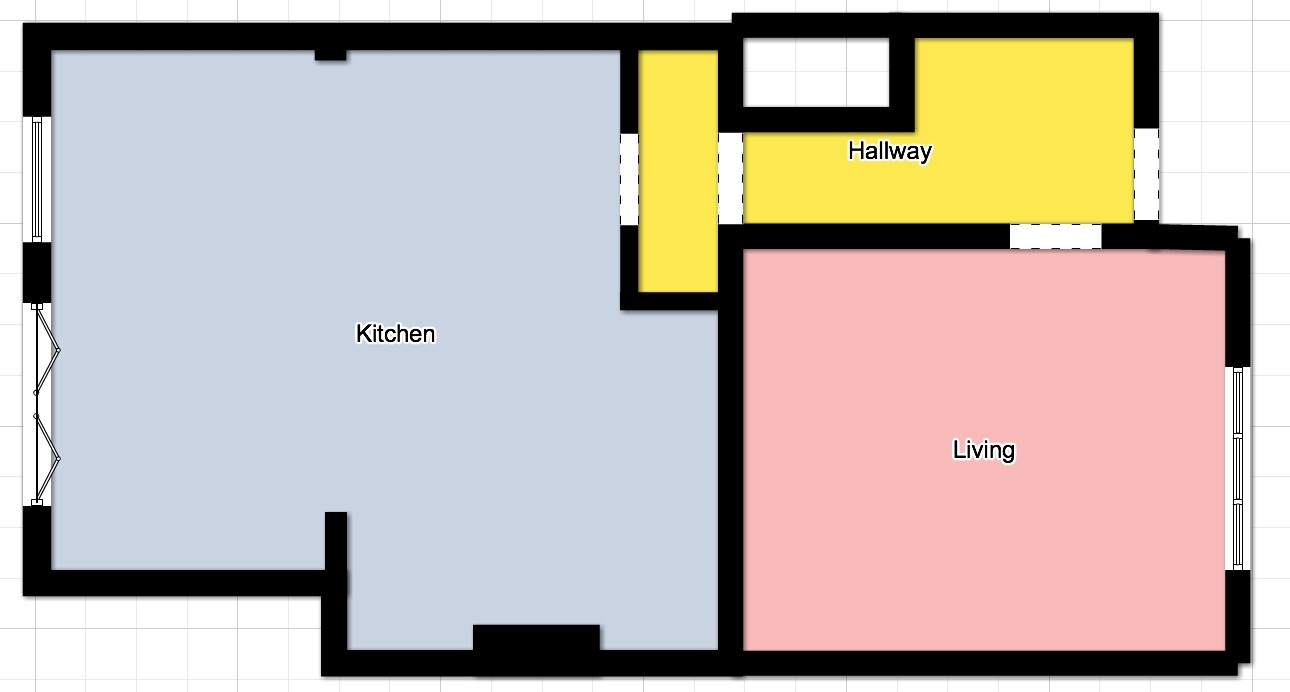
#> input picture configuration/floorplan1.jpg, 1290 x 692 px, found by its file name
$ python untitled.py   (Python 2 division)
#> lines starting #> are read from the running program, lines starting #| are printed output that depends on the picture; after the words box and inside, x2 and y2 are one past the last pixel; in counts of white or black regions, pixels touching at a corner belong together
import json

import cv2
import numpy as np


img = cv2.imread('./floorplan1.jpg')
#> img is the input picture: shape (692, 1290, 3); mean B, G, R 178.4, 185.3, 196.5


blankimg = np.zeros(img.shape).astype('uint8')
blankimg = 255-blankimg
#image scale is 1 pixel per cm
SCALE = 100

# Define Rooms as Bounding Boxes

# It is possible to identify the Hall, Kitchen and Living room seperately using the Saturation peaks
# [10,50], [50,100], [150,200] however using 0 gives good approximation for rooms.
# decided to use colours of rooms to seperate and create polygons for each room in-order to comply with GeoJSON


# References
# To create floor plan
# http://floorplanner.com/projects/21421335-open-plan/edit#assets
# To process image
# http://www.shervinemami.info/blobs.html
# http://opencvpython.blogspot.co.uk/2013/01/contours-5-hierarchy.html
# json is used to store the polygons


room_colour_filter = {'kitchen':(226,211,202), 'hall':(79,233,252), 'living_room':(186,187,248)}
kernel = np.ones((50,50),'uint8')
rooms = {}
for k,v in room_colour_filter.items():
    thresh = cv2.inRange(img,v,v)
    # manipulate image to improve edge detection
    thresh = cv2.dilate(thresh,kernel)
    thresh = cv2.blur(thresh,(10,10))

    #Get contours for room; Only get external contours
    contours,hierarchy = cv2.findContours(thresh,cv2.RETR_EXTERNAL,cv2.CHAIN_APPROX_SIMPLE)

    # there should only be 1
    for a, cnt in enumerate(contours):
        area = cv2.contourArea(cnt)
        x,y,w,h = cv2.boundingRect(cnt)
        approx = cv2.approxPolyDP(cnt,10,True)
        rooms[k]= {'bbox':[x,y,w,h],'cnt':approx.tolist(),'area':area,'colour':v}
        #draw on blank image for demonstration purposes
        cv2.drawContours(blankimg,[cnt],-1,v,-1)
#> this loop made 3 passes
#> pass 1, `thresh = cv2.blur(thresh,(10,10))`:
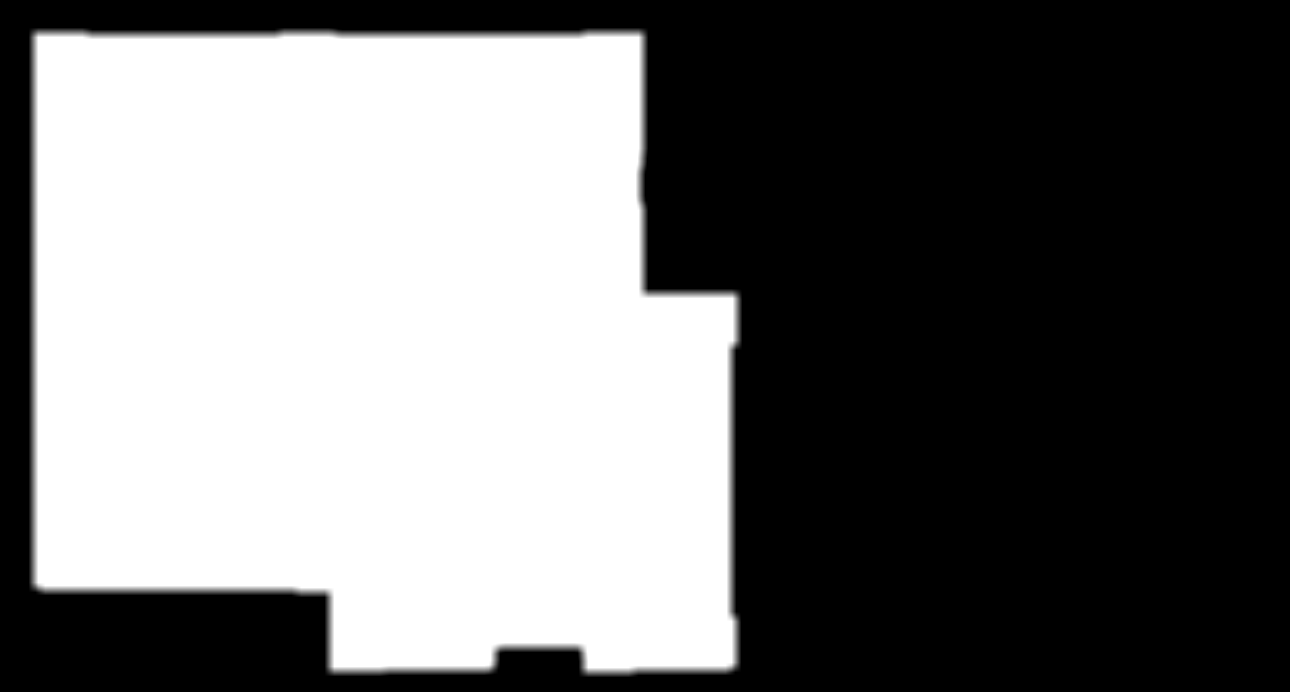
#> thresh: shape (692, 1290); min 0, max 255, mean 113.2
#> after the loop:
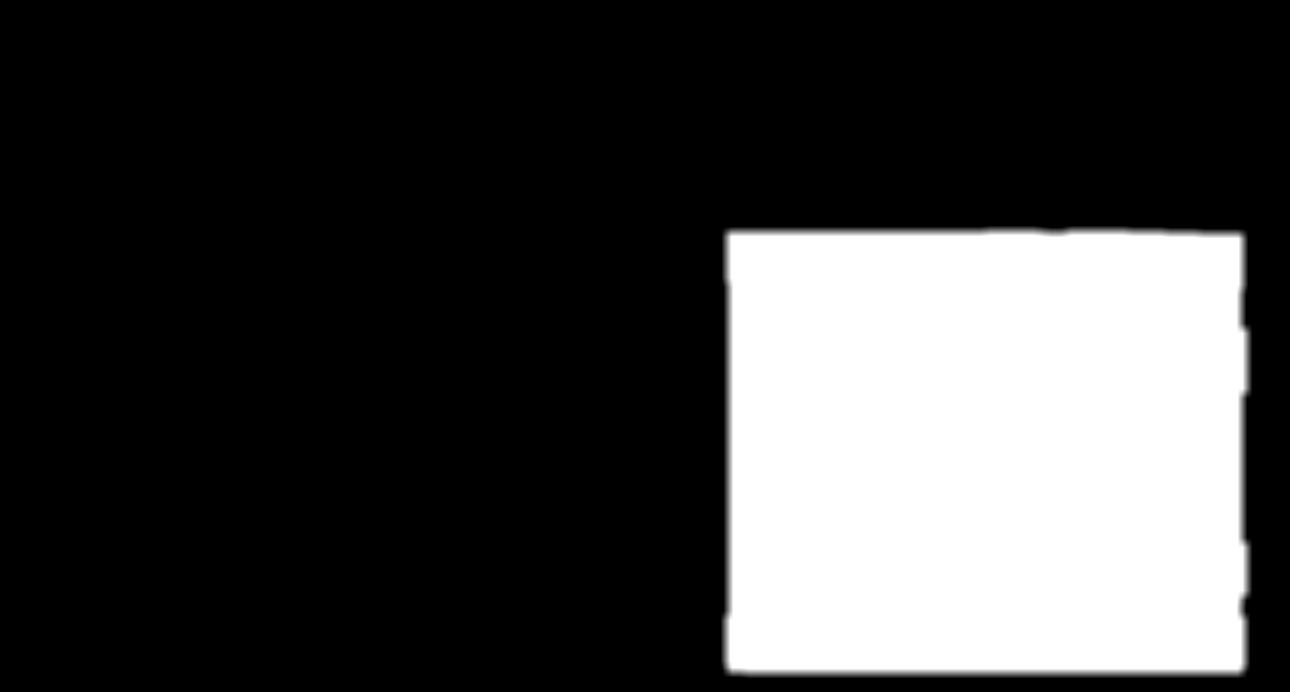
#> thresh: shape (692, 1290); min 0, max 255, mean 65.2
#> after the loop, rooms = 3 items

# Define Walls
gray=cv2.cvtColor(img,cv2.COLOR_BGR2GRAY)
gray = 255-gray
gray=cv2.threshold(gray,254,255,cv2.THRESH_BINARY)[1]
#> gray: shape (692, 1290); 11% white; 699 white regions (664 under 20 px)
gray=cv2.blur(gray,(5,5))
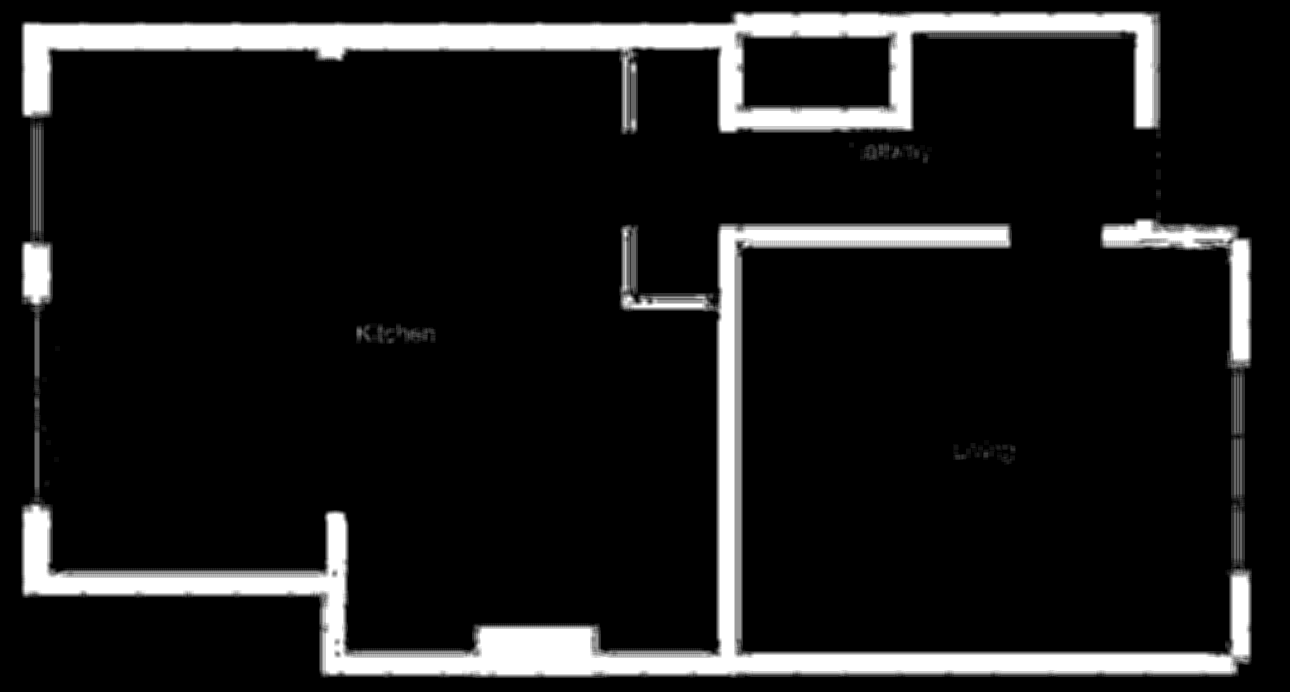
#> gray: shape (692, 1290); min 0, max 255, mean 28
contours,hierarchy = cv2.findContours(gray,cv2.RETR_TREE ,cv2.CHAIN_APPROX_SIMPLE)
#> contours = 27 contours, 12 with area under 20; largest, box (x1, y1, x2, y2) and area: (21, 11, 1252, 678) 134680, (744, 38, 890, 106) 9648, (356, 323, 436, 344) 1148, (860, 142, 925, 161) 744, (953, 440, 1016, 460) 490

walls = []
for a, cnt in enumerate(contours):
    area = cv2.contourArea(cnt)
    if area > 20000:
        approx = cv2.approxPolyDP(cnt,1,True)
        cv2.drawContours(img,[approx],-1,(0,0,255),1)
        cv2.drawContours(blankimg,[approx],-1,(0,0,0),-1)
        print approx.shape
        walls.append(approx.tolist())
#> this loop made 27 passes
#> area on passes 1, 3, 4, 7, 10, 12, 13, 17, 18, 20, 27: 27, 122.5, 490, 27, 1147.5, 33, 55, 82, 743.5, 134679.5, 9647.5
#> (cnt, area) on passes 14, 15, 16, 19: ([[1156, 189], [1156, 199], [1160, 199], [1160, 189]], 40), ([[1156, 169], [1156, 179], [1160, 179], [1160, 169]], 40), ([[1156, 151], [1156, 158], [1160, 158], [1160, 151]], 28), ([[849, 142], [849, 147], [853, 147], [853, 142]], 20)
#| (185, 1, 2)
#> blankimg: shape (692, 1290, 3); mean B, G, R 172.2, 180.8, 192.7
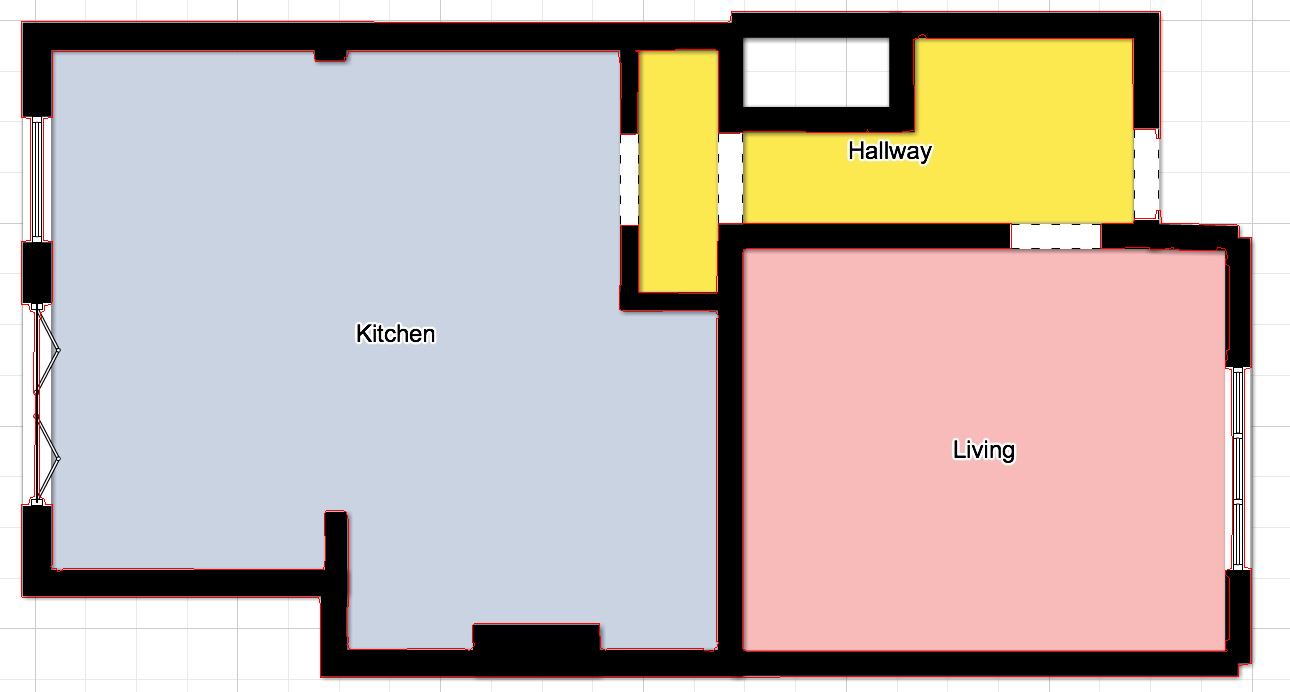
#> img: shape (692, 1290, 3); 1.08% of pixels changed, all inside (x1, y1, x2, y2) = (21, 11, 1252, 678)
#> after the loop, walls = 1 item

for room in rooms.values():
     x,y,w,h = room['bbox']
#> (the run stopped early here; a loop or call above may not have finished)
